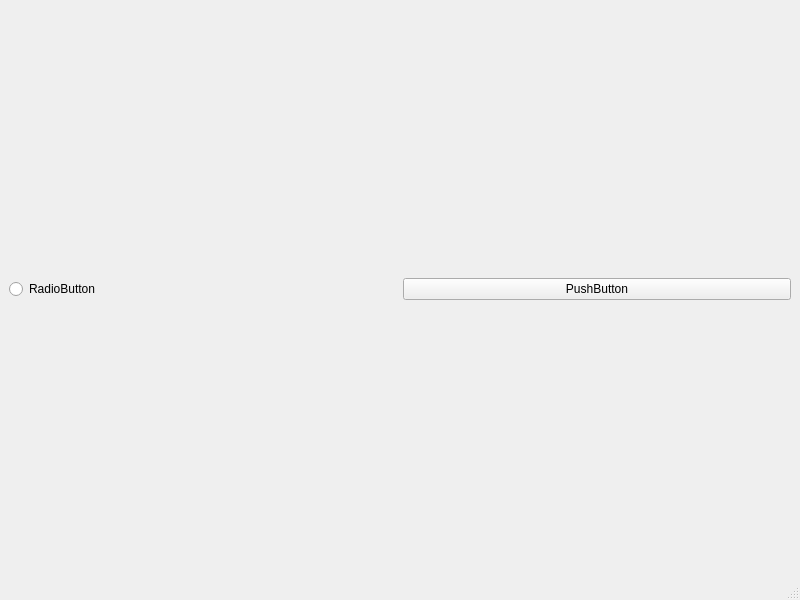
<?xml version="1.0" encoding="UTF-8"?>
<ui version="4.0">
 <class>MainWindow</class>
 <widget class="QMainWindow" name="MainWindow">
  <property name="geometry">
   <rect>
    <x>0</x>
    <y>0</y>
    <width>800</width>
    <height>600</height>
   </rect>
  </property>
  <property name="windowTitle">
   <string>MainWindow</string>
  </property>
  <widget class="QWidget" name="centralwidget">
   <layout class="QHBoxLayout" name="horizontalLayout">
    <item>
     <widget class="QRadioButton" name="radioButton">
      <property name="text">
       <string>RadioButton</string>
      </property>
     </widget>
    </item>
    <item>
     <widget class="QPushButton" name="pushButton">
      <property name="text">
       <string>PushButton</string>
      </property>
     </widget>
    </item>
   </layout>
  </widget>
  <widget class="QMenuBar" name="menubar">
   <property name="geometry">
    <rect>
     <x>0</x>
     <y>0</y>
     <width>800</width>
     <height>24</height>
    </rect>
   </property>
  </widget>
  <widget class="QStatusBar" name="statusbar"/>
 </widget>
 <resources/>
 <connections/>
</ui>
